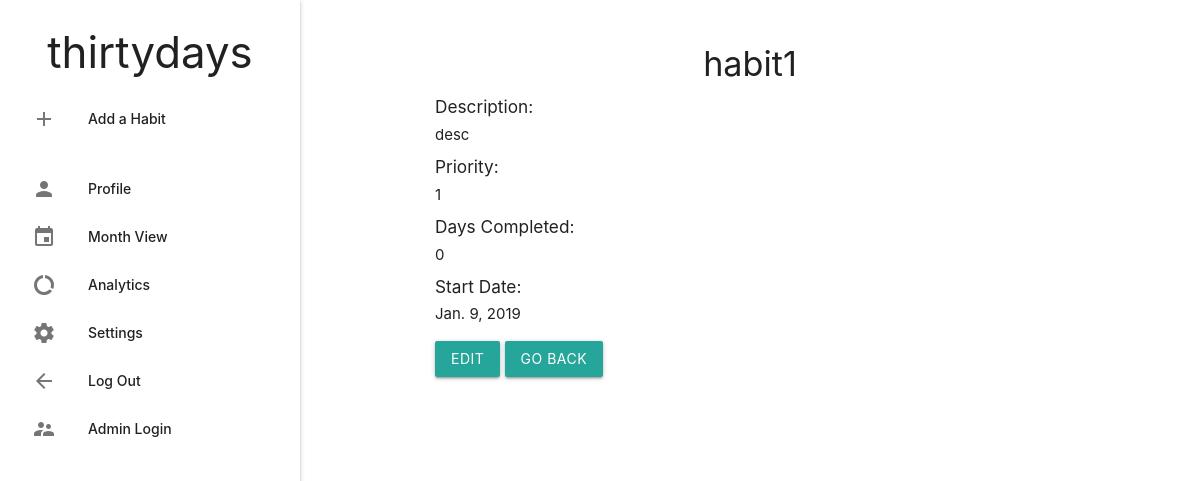
Screenshot of /6/ (signed in) with the database file from the repository.
### task/models.py (models this page shows, shortened)
class Habit(models.Model):
    LOW = 0
    NORMAL = 1
    HIGH = 2
    PRIORITY_CHOICES = (
        (LOW, 'Low'),
        (NORMAL, 'Normal'),
        (HIGH, 'High'),
    )
    user = models.ForeignKey(User, on_delete=models.CASCADE)
    habit_name = models.CharField(max_length=200, unique=True)
    start_date = models.DateField(default=datetime.date.today)
    day_counter = models.IntegerField(default = 0)
    habit_desc = models.TextField()
    habit_priority = models.IntegerField(choices=PRIORITY_CHOICES, default=NORMAL)
    completed = models.BooleanField(default = False)
    active = models.BooleanField(default = True)
    last_update = models.DateField(null=True)
    def update(self):
        today = datetime.datetime.now().date()
        if self.active:
            if today > self.last_update:
                if self.completed:
                    self.completed = False
                else:
                    self.day_counter = 0
                    self.start_date = today
        else:
            if self.start_date <= today:
                self.active = True
        self.last_update = today
        self.save()

### task/views.py (the view)
# urls.py: path('<int:id>/', views.detail, name = 'detail'),
@login_required(login_url='/login/')
def detail(request, id):
    for habit in Habit.objects.all():
        habit.update()
    habit = get_object_or_404(Habit, pk = id)
    context = {'habit': habit}
    return render(request, 'task/detail.html', context)

### task/templates/task/detail.html
{% extends 'task/layout.html' %}
{% block content %}
<h4 class="center-align"> {{habit.habit_name}} </h4>
<div class="container"> <p>
  <h6>Description:</h6> {{habit.habit_desc}} <br>
  <h6>Priority:</h6> {{habit.habit_priority}} <br>
  <h6>Days Completed:</h6> {{habit.day_counter}} <br>
  <h6>Start Date:</h6> {{habit.start_date}} <br>
</p>
<a href="/task/editform/{{habit.id}}/" class="btn">Edit</a>
<a href="\task" class="btn">Go Back</a>
{% endblock %}

### rows the page displays
Habit: habit_name "habit1", habit_desc "desc", habit_priority "1", day_counter "0", start_date "Jan. 9, 2019"
